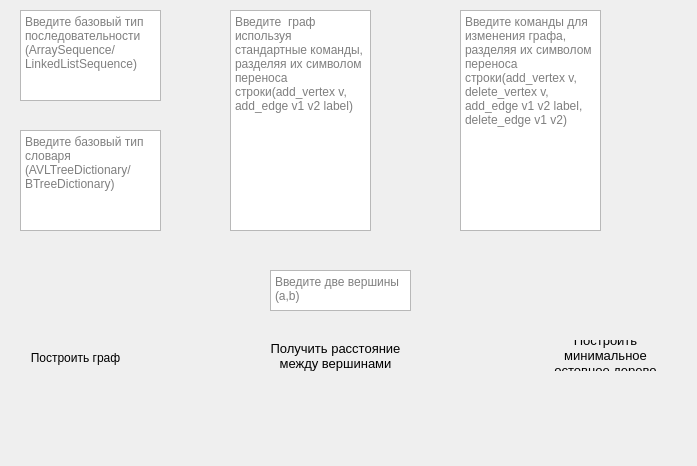
<?xml version="1.0" encoding="UTF-8"?>
<ui version="4.0">
 <class>GraphInteractionWindow</class>
 <widget class="QWidget" name="GraphInteractionWindow">
  <property name="geometry">
   <rect>
    <x>0</x>
    <y>0</y>
    <width>697</width>
    <height>466</height>
   </rect>
  </property>
  <property name="sizePolicy">
   <sizepolicy hsizetype="Fixed" vsizetype="Fixed">
    <horstretch>0</horstretch>
    <verstretch>0</verstretch>
   </sizepolicy>
  </property>
  <property name="windowTitle">
   <string>GraphInteractionWindow</string>
  </property>
  <widget class="QTextEdit" name="graphCommandsFrame">
   <property name="geometry">
    <rect>
     <x>230</x>
     <y>10</y>
     <width>141</width>
     <height>221</height>
    </rect>
   </property>
   <property name="readOnly">
    <bool>false</bool>
   </property>
   <property name="overwriteMode">
    <bool>false</bool>
   </property>
   <property name="placeholderText">
    <string>Введите  граф используя стандартные команды, разделяя их символом переноса строки(add_vertex v, add_edge v1 v2 label)</string>
   </property>
  </widget>
  <widget class="QPushButton" name="submitGraphCommandsButton">
   <property name="geometry">
    <rect>
     <x>380</x>
     <y>90</y>
     <width>61</width>
     <height>61</height>
    </rect>
   </property>
   <property name="cursor">
    <cursorShape>PointingHandCursor</cursorShape>
   </property>
   <property name="text">
    <string/>
   </property>
   <property name="icon">
    <iconset>
     <normaloff>resources/submitIcon.png</normaloff>resources/submitIcon.png</iconset>
   </property>
   <property name="iconSize">
    <size>
     <width>50</width>
     <height>50</height>
    </size>
   </property>
   <property name="flat">
    <bool>true</bool>
   </property>
  </widget>
  <widget class="QTextEdit" name="sequenceTypeFrame">
   <property name="geometry">
    <rect>
     <x>20</x>
     <y>10</y>
     <width>141</width>
     <height>91</height>
    </rect>
   </property>
   <property name="placeholderText">
    <string>Введите базовый тип последовательности  (ArraySequence/LinkedListSequence)</string>
   </property>
  </widget>
  <widget class="QPushButton" name="submitsSequenceTypeButton">
   <property name="geometry">
    <rect>
     <x>170</x>
     <y>40</y>
     <width>31</width>
     <height>31</height>
    </rect>
   </property>
   <property name="cursor">
    <cursorShape>PointingHandCursor</cursorShape>
   </property>
   <property name="text">
    <string/>
   </property>
   <property name="icon">
    <iconset>
     <normaloff>resources/submitIcon.png</normaloff>resources/submitIcon.png</iconset>
   </property>
   <property name="iconSize">
    <size>
     <width>30</width>
     <height>30</height>
    </size>
   </property>
   <property name="flat">
    <bool>true</bool>
   </property>
  </widget>
  <widget class="QTextEdit" name="dictionaryTypeFrame">
   <property name="geometry">
    <rect>
     <x>20</x>
     <y>130</y>
     <width>141</width>
     <height>101</height>
    </rect>
   </property>
   <property name="placeholderText">
    <string>Введите базовый тип словаря (AVLTreeDictionary/BTreeDictionary)</string>
   </property>
  </widget>
  <widget class="QPushButton" name="submitDictionaryTypeButton">
   <property name="geometry">
    <rect>
     <x>170</x>
     <y>160</y>
     <width>31</width>
     <height>32</height>
    </rect>
   </property>
   <property name="cursor">
    <cursorShape>PointingHandCursor</cursorShape>
   </property>
   <property name="text">
    <string/>
   </property>
   <property name="icon">
    <iconset>
     <normaloff>resources/submitIcon.png</normaloff>resources/submitIcon.png</iconset>
   </property>
   <property name="iconSize">
    <size>
     <width>30</width>
     <height>30</height>
    </size>
   </property>
   <property name="flat">
    <bool>true</bool>
   </property>
  </widget>
  <widget class="QPushButton" name="drawGraphButton">
   <property name="geometry">
    <rect>
     <x>0</x>
     <y>310</y>
     <width>161</width>
     <height>101</height>
    </rect>
   </property>
   <property name="cursor">
    <cursorShape>PointingHandCursor</cursorShape>
   </property>
   <property name="text">
    <string/>
   </property>
   <property name="icon">
    <iconset>
     <normaloff>resources/boxIcon.png</normaloff>resources/boxIcon.png</iconset>
   </property>
   <property name="iconSize">
    <size>
     <width>150</width>
     <height>150</height>
    </size>
   </property>
   <property name="flat">
    <bool>true</bool>
   </property>
  </widget>
  <widget class="QLabel" name="drawGraphLabel">
   <property name="geometry">
    <rect>
     <x>20</x>
     <y>350</y>
     <width>111</width>
     <height>16</height>
    </rect>
   </property>
   <property name="text">
    <string>Построить граф</string>
   </property>
   <property name="alignment">
    <set>Qt::AlignCenter</set>
   </property>
  </widget>
  <widget class="QPushButton" name="drawSkeletonTreeButton">
   <property name="geometry">
    <rect>
     <x>530</x>
     <y>320</y>
     <width>161</width>
     <height>81</height>
    </rect>
   </property>
   <property name="cursor">
    <cursorShape>PointingHandCursor</cursorShape>
   </property>
   <property name="text">
    <string/>
   </property>
   <property name="icon">
    <iconset>
     <normaloff>resources/boxIcon.png</normaloff>resources/boxIcon.png</iconset>
   </property>
   <property name="iconSize">
    <size>
     <width>150</width>
     <height>150</height>
    </size>
   </property>
   <property name="flat">
    <bool>true</bool>
   </property>
  </widget>
  <widget class="QLabel" name="drawSkeletonTreeLabel">
   <property name="geometry">
    <rect>
     <x>550</x>
     <y>340</y>
     <width>111</width>
     <height>31</height>
    </rect>
   </property>
   <property name="font">
    <font>
     <pointsize>10</pointsize>
    </font>
   </property>
   <property name="text">
    <string>Построить минимальное остовное дерево</string>
   </property>
   <property name="alignment">
    <set>Qt::AlignCenter</set>
   </property>
   <property name="wordWrap">
    <bool>true</bool>
   </property>
  </widget>
  <widget class="QPushButton" name="quitButton">
   <property name="geometry">
    <rect>
     <x>660</x>
     <y>430</y>
     <width>31</width>
     <height>32</height>
    </rect>
   </property>
   <property name="cursor">
    <cursorShape>PointingHandCursor</cursorShape>
   </property>
   <property name="text">
    <string/>
   </property>
   <property name="icon">
    <iconset>
     <normaloff>resources/quitIcon.png</normaloff>resources/quitIcon.png</iconset>
   </property>
   <property name="iconSize">
    <size>
     <width>25</width>
     <height>25</height>
    </size>
   </property>
   <property name="flat">
    <bool>true</bool>
   </property>
  </widget>
  <widget class="QLabel" name="errorLabel">
   <property name="geometry">
    <rect>
     <x>40</x>
     <y>429</y>
     <width>611</width>
     <height>31</height>
    </rect>
   </property>
   <property name="text">
    <string/>
   </property>
   <property name="alignment">
    <set>Qt::AlignCenter</set>
   </property>
   <property name="wordWrap">
    <bool>true</bool>
   </property>
  </widget>
  <widget class="QTextEdit" name="graphInteractionCommandsFrame">
   <property name="geometry">
    <rect>
     <x>460</x>
     <y>10</y>
     <width>141</width>
     <height>221</height>
    </rect>
   </property>
   <property name="placeholderText">
    <string>Введите команды для изменения графа,  разделяя их символом переноса строки(add_vertex v, delete_vertex v, add_edge v1 v2 label, delete_edge v1 v2)</string>
   </property>
  </widget>
  <widget class="QPushButton" name="submitGraphInteractionCommandsButton">
   <property name="geometry">
    <rect>
     <x>610</x>
     <y>90</y>
     <width>61</width>
     <height>61</height>
    </rect>
   </property>
   <property name="cursor">
    <cursorShape>PointingHandCursor</cursorShape>
   </property>
   <property name="text">
    <string/>
   </property>
   <property name="icon">
    <iconset>
     <normaloff>resources/submitIcon.png</normaloff>resources/submitIcon.png</iconset>
   </property>
   <property name="iconSize">
    <size>
     <width>50</width>
     <height>50</height>
    </size>
   </property>
   <property name="flat">
    <bool>true</bool>
   </property>
  </widget>
  <widget class="QPushButton" name="getDistanceButton">
   <property name="geometry">
    <rect>
     <x>260</x>
     <y>320</y>
     <width>161</width>
     <height>81</height>
    </rect>
   </property>
   <property name="cursor">
    <cursorShape>PointingHandCursor</cursorShape>
   </property>
   <property name="text">
    <string/>
   </property>
   <property name="icon">
    <iconset>
     <normaloff>resources/boxIcon.png</normaloff>resources/boxIcon.png</iconset>
   </property>
   <property name="iconSize">
    <size>
     <width>150</width>
     <height>150</height>
    </size>
   </property>
   <property name="flat">
    <bool>true</bool>
   </property>
  </widget>
  <widget class="QLabel" name="getDistanceLabel">
   <property name="geometry">
    <rect>
     <x>270</x>
     <y>330</y>
     <width>131</width>
     <height>51</height>
    </rect>
   </property>
   <property name="font">
    <font>
     <pointsize>10</pointsize>
    </font>
   </property>
   <property name="text">
    <string>Получить расстояние между вершинами</string>
   </property>
   <property name="alignment">
    <set>Qt::AlignCenter</set>
   </property>
   <property name="wordWrap">
    <bool>true</bool>
   </property>
  </widget>
  <widget class="QTextEdit" name="distanceInfoFrame">
   <property name="geometry">
    <rect>
     <x>270</x>
     <y>270</y>
     <width>141</width>
     <height>41</height>
    </rect>
   </property>
   <property name="placeholderText">
    <string>Введите две вершины (a,b)</string>
   </property>
  </widget>
  <zorder>drawGraphLabel</zorder>
  <zorder>drawSkeletonTreeLabel</zorder>
  <zorder>graphCommandsFrame</zorder>
  <zorder>submitGraphCommandsButton</zorder>
  <zorder>sequenceTypeFrame</zorder>
  <zorder>submitsSequenceTypeButton</zorder>
  <zorder>dictionaryTypeFrame</zorder>
  <zorder>submitDictionaryTypeButton</zorder>
  <zorder>drawGraphButton</zorder>
  <zorder>drawSkeletonTreeButton</zorder>
  <zorder>quitButton</zorder>
  <zorder>errorLabel</zorder>
  <zorder>graphInteractionCommandsFrame</zorder>
  <zorder>submitGraphInteractionCommandsButton</zorder>
  <zorder>getDistanceLabel</zorder>
  <zorder>distanceInfoFrame</zorder>
  <zorder>getDistanceButton</zorder>
 </widget>
 <resources/>
 <connections/>
</ui>
